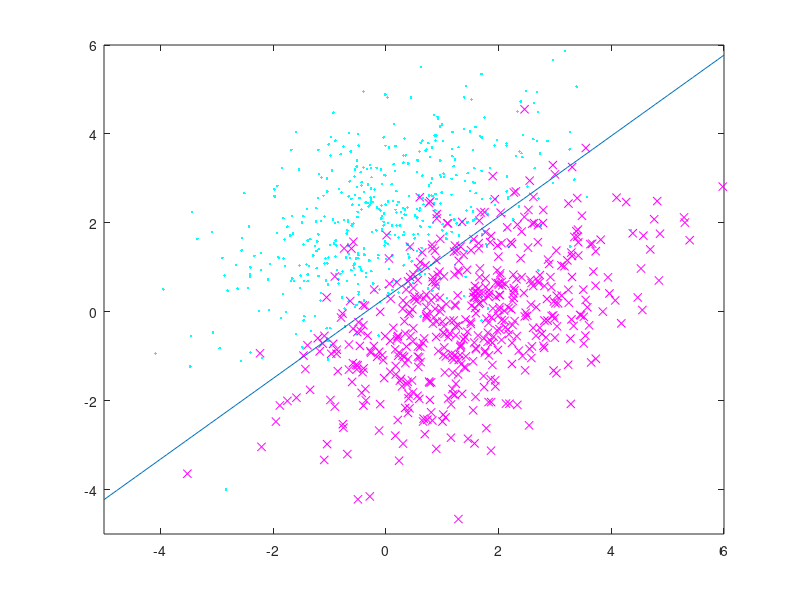

MATLAB code to generate this figure:
% =========================================================================
% SECTION 2: Compute the Bayes' optimal class boundary

% load variables
load('distributions.mat');

% plot distributions
plot(X1(:,1),X1(:,2),'c.', Y1(:,1),Y1(:,2),'mx'); axis([-5 6 -5 6]);

%Boundary - Bayes classifier
%w' x + b = 0
Cinv=inv(C);
w=2*Cinv*(m2-m1);
display(w);
b=(m1'*Cinv*m1 - m2'*Cinv*m2) - log(0.5/0.5);
display(b);
% plot classifier
x=linspace(-5,6);
y=(-w(1,1)*x-b)/w(2,1);
hold on;
plot(x,y);
hold off;
print -djpeg img/sep_bayes.jpg


% Print line equation info
display('Slope:');
disp(-w(1,1)/w(2,1));
display('Bias:');
disp(-b/w(2,1));

